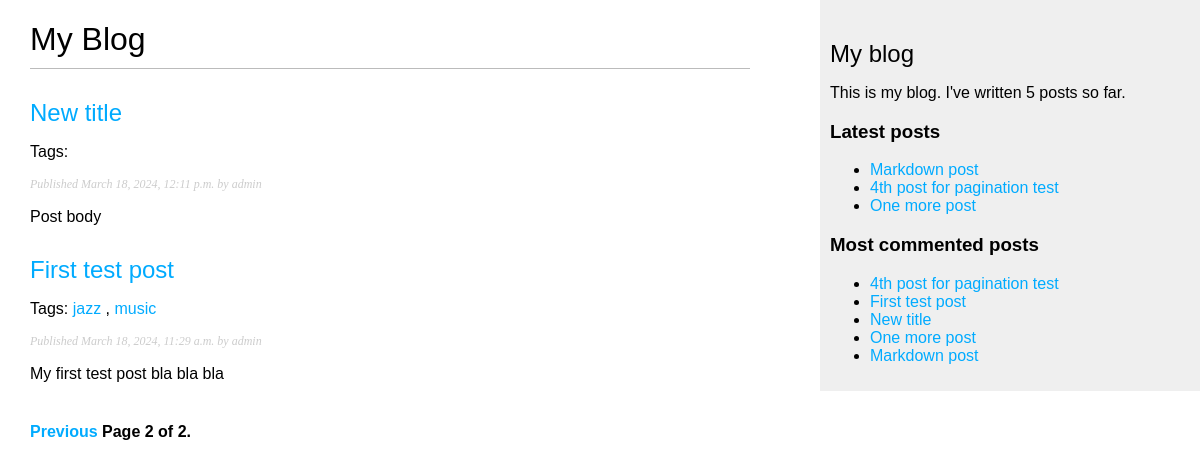
Screenshot of /blog/?page=2 with the database file from the repository.
### blog/models.py (models this page shows, shortened)
class Post(models.Model):
    class Status(models.TextChoices):
        DRAFT = 'DF', 'DRAFT'
        PUBLISHED = 'PB', 'Published'
    title = models.CharField(max_length=250)
    slug = models.SlugField(max_length=250, unique_for_date='publish')
    author = models.ForeignKey(User,
                               on_delete=models.CASCADE,
                               related_name='blog_posts')
    body = models.TextField()
    publish = models.DateTimeField(default=timezone.now)
    created = models.DateTimeField(auto_now_add=True)
    updated = models.DateTimeField(auto_now=True)
    status = models.CharField(max_length=2,
                              choices=Status.choices,
                              default=Status.DRAFT)
    objects = models.Manager() #менеджер, применяемый по умолчанию
    published = PublishedManager() #конкретно-прикладной менеджер
    tags = TaggableManager()
    class Meta:
        ordering = ['-publish']
        indexes = [
            models.Index(fields=['-publish']),
        ]
    def get_absolute_url(self):
        return reverse("blog:post_detail", args=[self.publish.year,
                                                 self.publish.month,
                                                 self.publish.day,
                                                 self.slug])

### blog/views.py (the view)
# urls.py: path('', views.post_list, name='post_list'),
def post_list(request, tag_slug=None):
    post_list = Post.published.all()
    tag = None
    if tag_slug:
        tag = get_object_or_404(Tag, slug=tag_slug)
        post_list = post_list.filter(tags__in=[tag])
    paginator = Paginator(post_list, 3)
    page_number = request.GET.get('page', 1)
    try:
        posts = paginator.page(page_number)
    except PageNotAnInteger:
        posts = paginator.page(1)
    except EmptyPage:
        posts = paginator.page(paginator.num_pages)
    return render(request, 'blog/post/list.html', {'posts': posts,
                                                   'tag': tag})

### blog/models.py (called while the page is built)
    def get_queryset(self):
        return super().get_queryset().filter(status=Post.Status.PUBLISHED)

### blog/templatetags/blog_tags.py (called while the page is built)
@register.simple_tag
def total_posts():
    return Post.published.count()

@register.inclusion_tag('blog/post/latest_posts.html')
def show_latest_posts(count=5):
    latest_posts = Post.published.order_by('-publish')[:count]
    return {'latest_posts': latest_posts}

@register.simple_tag
def get_most_commented_posts(count=5):
    return Post.published.annotate(
        total_comments=Count('comments')
    ).order_by('-total_comments')[:count]

@register.filter(name='markdown')
def markdown_format(text):
    return mark_safe(markdown.markdown(text))

### blog/templates/blog/post/list.html (shortened to what this page needs)
{% extends 'blog/base.html' %}
{% load blog_tags %}
{% block content %}
    <h1>My Blog</h1>
    {% for post in posts %}
        <h2>
            <a href="{{ post.get_absolute_url }}">
                {{ post.title }}
            </a>
        </h2>
        <p class="tags">
            Tags:
            {% for tag in post.tags.all %}
                <a href='{% url "blog:post_list_by_tag" tag.slug %}'>
                    {{ tag.name }}
                </a>
                {% if not forloop.last %}, {% endif %}
            {% endfor %}
        </p>
        <p class="date">
            Published {{ post.publish }} by {{ post.author }}
        </p>
        {{ post.body|markdown|truncatewords_html:30}}
    {% endfor %}
    {% include "pagination.html" with page=posts %}
{% endblock %}

### blog/templates/blog/base.html (shortened to what this page needs)
{% load blog_tags %}
{% load static %}
<!DOCTYPE html>
<html>
<head>
    <link href="{% static 'css/blog.css' %}" rel="stylesheet">
</head>
<body>
    <div id="content">
        {% block content %}
        {% endblock %}
    </div>
    <div id="sidebar">
        <h2>My blog</h2>
        <p>This is my blog.
            I've written {% total_posts %} posts so far.
        </p>
        <h3>Latest posts</h3>
        {% show_latest_posts 3 %}
        <h3>Most commented posts</h3>
        {% get_most_commented_posts as most_commented_posts %}
        <ul>
            {% for post in most_commented_posts %}
                <li>
                    <a href='{{ post.get_absolute_url }}'>{{ post.title }}</a>
                </li>
            {% endfor %}
        </ul>
    </div>
</body>
</html>

### blog/templates/blog/post/latest_posts.html
<ul>
    {% for post in latest_posts %}
        <li>
            <a href='{{ post.get_absolute_url }}'>{{ post.title }}</a>
        </li>
    {% endfor %}
</ul>

### blog/static/css/blog.css (style rules this page uses)
body { margin:0; padding:0; font-family:helvetica, sans-serif; }
a { color:#00abff; text-decoration:none; }
h1 { font-weight:normal; border-bottom:1px solid #bbb; padding:0 0 10px 0; }
h2 { font-weight:normal; margin:30px 0 0; }
#content { float:left; width:60%; padding:0 0 0 30px; }
#sidebar { float:right; width:30%; padding:10px; background:#efefef; height:100%; }
p.date { color:#ccc; font-family: georgia, serif; font-size: 12px; font-style: italic; }

### rows the page displays
Post: title "New title", publish "March 18, 2024, 12:11 p.m.", author "admin", body "Post body"
Post: title "First test post", publish "March 18, 2024, 11:29 a.m.", author "admin", body "My first test post bla bla bla"
Tag: name "jazz"
Tag: name "music"
Post: title "Markdown post"
Post: title "4th post for pagination test"
Post: title "One more post"

### other values shown
{{ page.number }} "2"
{{ page.paginator.num_pages }} "2"
